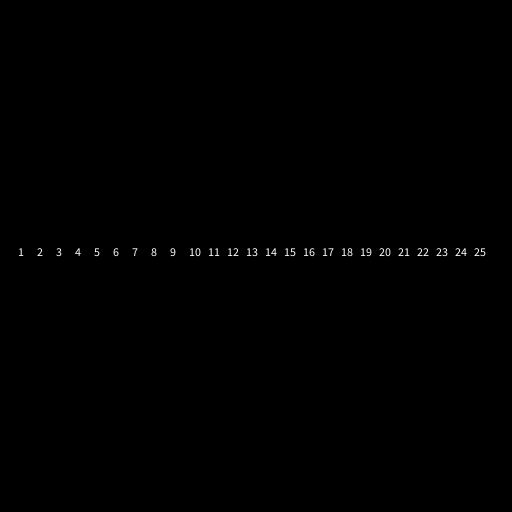
Frame 1 (no input)
Frame 60 (the mouse pressed at the canvas centre just before this capture): identical to frame 1, image omitted
Frame 120 (the mouse held since frame 60 and released just before this capture): identical to frame 1, image omitted

The Processing sketch that drew this single still picture (run headless with seeded random() and noise(); from frame 60 on, the mouse is pressed at the canvas centre):

// Processing sketch: Question1
// ── Question1.pde

int number;
int numberSpacing;

void setup() 
{
    number = 1;
    numberSpacing = width/27;
    size(512, 512);
    background(0);
}

void draw() 
{

    while (number <= 25) 
    {
        fill(255);
        text(number, numberSpacing, height/2);
        numberSpacing += width/26 ;
        number++;
    }
}
